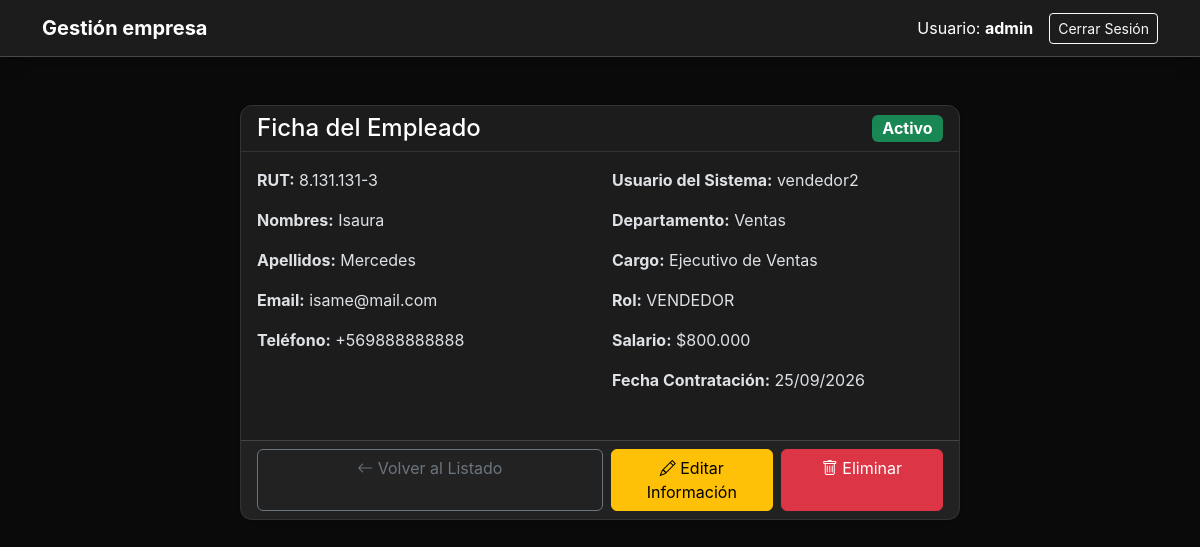
/personal/empleados/7/ (signed in), run on an earlier commit of the app's database.
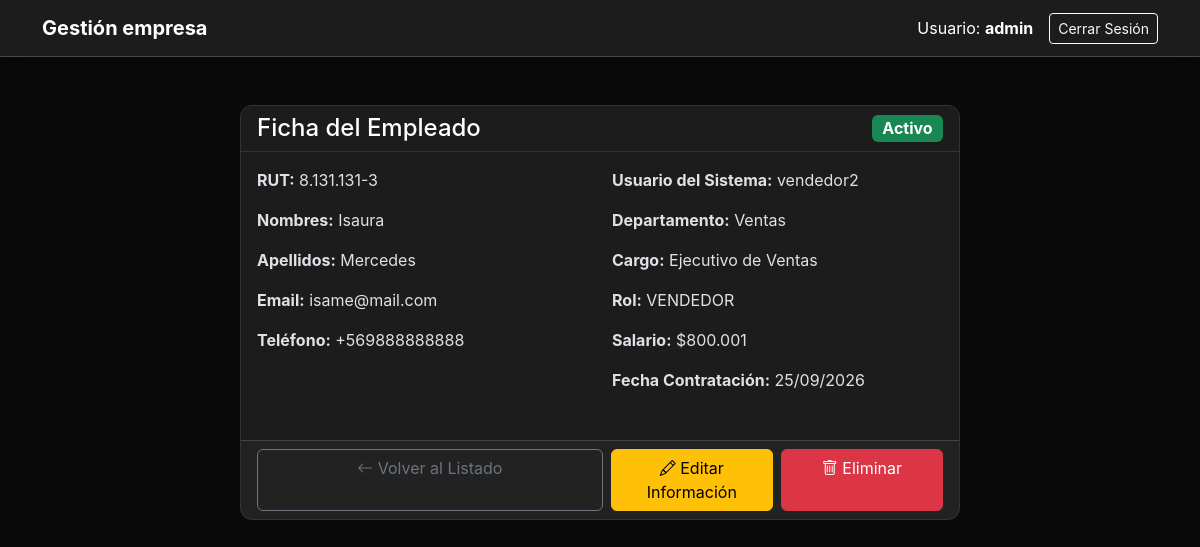
And on a later commit of the database.
### usuarios/models.py (models this page shows, shortened)
class Empleado(models.Model):
    id_empleado = models.AutoField(primary_key=True)
    user = models.OneToOneField(User, on_delete=models.CASCADE, related_name='empleado', null=True, blank=True)
    persona = models.OneToOneField(Persona, on_delete=models.CASCADE, related_name='empleado', null=True, blank=True)
    id_cargo = models.ForeignKey(Cargo, on_delete=models.SET_NULL, null=True, db_column='id_cargo', related_name='empleados')
    id_rol = models.ForeignKey(Rol, on_delete=models.PROTECT, null=True, blank=True, db_column='id_rol', related_name='empleados')
    fecha_contratacion = models.DateField(auto_now_add=True)
    salario = models.DecimalField(max_digits=10, decimal_places=2, null=True, blank=True)
    activo = models.BooleanField(default=True)
    @property
    def salario_clp(self):
        if self.salario is not None:
            monto_entero = int(self.salario)
            return f"${monto_entero:,}".replace(",", ".")
        return "No asignado"

class Persona(models.Model):
    rut = models.CharField(max_length=12, primary_key=True, help_text="Formato: 12345678-9")
    nombres = models.CharField(max_length=100)
    apellidos = models.CharField(max_length=100)
    email = models.EmailField(unique=True)
    telefono = models.CharField(max_length=20, blank=True, null=True)
    fecha_nacimiento = models.DateField(blank=True, null=True)
    fecha_creacion = models.DateTimeField(auto_now_add=True)

class Cargo(models.Model):
    id_cargo = models.AutoField(primary_key=True)
    id_departamento = models.ForeignKey(Departamento, on_delete=models.CASCADE, db_column='id_departamento', related_name='cargos')
    nombre = models.CharField(max_length=100)
    descripcion = models.CharField(max_length=255, blank=True, null=True)

class Departamento(models.Model):
    id_departamento = models.AutoField(primary_key=True)
    nombre = models.CharField(max_length=100, unique=True)
    descripcion = models.CharField(max_length=255, blank=True, null=True)
    fecha_creacion = models.DateTimeField(auto_now_add=True)

class Rol(models.Model):
    id_rol = models.AutoField(primary_key=True)
    nombre_rol = models.CharField(max_length=50, unique=True) # Ej: 'ADMIN', 'VENDEDOR'
    descripcion = models.CharField(max_length=255, blank=True, null=True)

### usuarios/views.py (the view)
# urls.py: path('personal/empleados/<int:empleado_id>/', views.detalle_empleado, name='detalle_empleado'),
@login_required
def detalle_empleado(request, empleado_id):
    if not es_administrador(request.user):
        messages.error(request, "Acceso denegado: Se requieren permisos de Administrador.")
        return redirect('dashboard')
    empleado = get_object_or_404(
        Empleado.objects.select_related('user', 'persona', 'id_cargo__id_departamento', 'id_rol'),
        id_empleado=empleado_id
    )
    return render(request, 'usuarios/detalle_empleado.html', {
        'empleado': empleado,
        'es_admin': True
    })

### usuarios/views.py (called while the page is built)
def es_administrador(user):
    empleado = getattr(user, 'empleado', None)
    return bool(empleado and empleado.id_rol and empleado.id_rol.nombre_rol.upper() == 'ADMIN')

### usuarios/templates/usuarios/detalle_empleado.html
{% extends 'usuarios/base.html' %}
{% block content %}
<div class="container py-4">
    <div class="row justify-content-center">
        <div class="col-md-8">
            <div class="card shadow-sm">
                <div class="card-header bg-primary text-white d-flex justify-content-between align-items-center">
                    <h4 class="mb-0">Ficha del Empleado</h4>
                    <span class="badge {% if empleado.activo %}bg-success{% else %}bg-danger{% endif %} fs-6">
                        {% if empleado.activo %}Activo{% else %}Inactivo{% endif %}
                    </span>
                </div>
                <div class="card-body">
                    <div class="row mb-3">
                        <div class="col-md-6">
                            <p><strong>RUT:</strong> {{ empleado.persona.rut|default:"N/A" }}</p>
                            <p><strong>Nombres:</strong> {{ empleado.persona.nombres }}</p>
                            <p><strong>Apellidos:</strong> {{ empleado.persona.apellidos }}</p>
                            <p><strong>Email:</strong> {{ empleado.persona.email }}</p>
                            <p><strong>Teléfono:</strong> {{ empleado.persona.telefono|default:"No registrado" }}</p>
                        </div>
                        <div class="col-md-6">
                            <p><strong>Usuario del Sistema:</strong> {{ empleado.user.username|default:"Sin usuario asignado" }}</p>
                            <p><strong>Departamento:</strong> {{ empleado.id_cargo.id_departamento.nombre|default:"N/A" }}</p>
                            <p><strong>Cargo:</strong> {{ empleado.id_cargo.nombre|default:"N/A" }}</p>
                            <p><strong>Rol:</strong> {{ empleado.id_rol.nombre_rol|default:"N/A" }}</p>
                            <p><strong>Salario:</strong> {{ empleado.salario_clp }}</p>
                            <p><strong>Fecha Contratación:</strong> {{ empleado.fecha_contratacion|date:"d/m/Y" }}</p>
                        </div>
                    </div>
                </div>
                <div class="card-footer d-flex flex-column flex-sm-row justify-content-between gap-2">
                    <a href="{% url 'listar_empleados' %}" class="btn btn-outline-secondary w-100 w-sm-auto">
                        <i class="bi bi-arrow-left"></i> Volver al Listado
                    </a>
                    <div class="d-flex flex-column flex-sm-row gap-2 w-100 w-sm-auto">
                        <a href="{% url 'editar_empleado' empleado.id_empleado %}" class="btn btn-warning w-100 w-sm-auto">
                            <i class="bi bi-pencil"></i> Editar Información
                        </a>
                        <a href="{% url 'eliminar_empleado' empleado.id_empleado %}" class="btn btn-danger w-100 w-sm-auto">
                            <i class="bi bi-trash"></i> Eliminar
                        </a>
                    </div>
                </div>
            </div>
        </div>
    </div>
</div>
{% endblock %}

What changed in the data, as far as the page shows it:
changed Empleado "Isaura": salario_clp "$800.000" → "$800.001"
